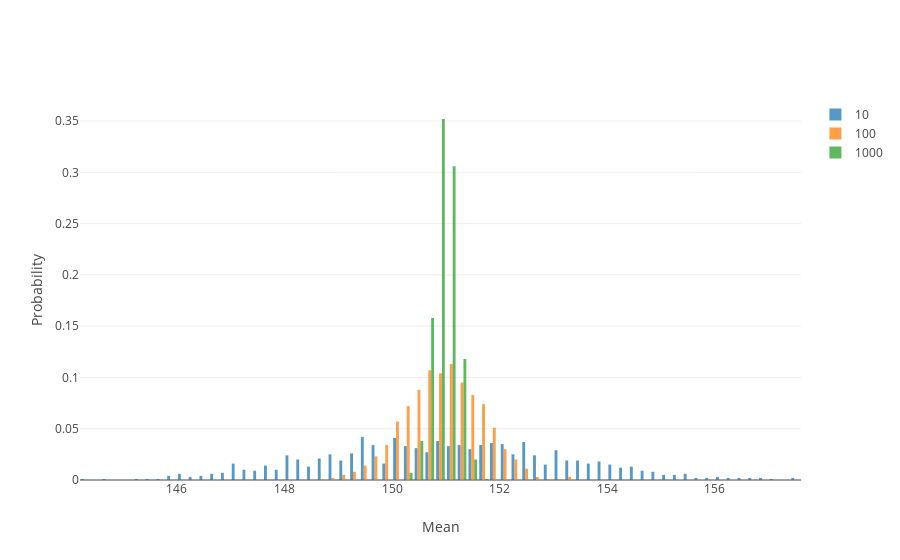

Notebook code cell kept with this figure:
### Code cell
trace1 = go.Histogram(
    x=means_of_10,
    opacity=0.75,
    histnorm="probability",
    name="10"
)

trace2 = go.Histogram(
    x=means_of_100,
    opacity=0.75,
    histnorm="probability",
    name="100"
)

trace3 = go.Histogram(
    x=means_of_1000,
    opacity=0.75,
    histnorm="probability",
    name="1000"
)

layout = go.Layout(
    xaxis=dict(title="Mean"),
    yaxis=dict(title="Probability")
)

data = [trace1, trace2, trace3]
fig = go.Figure(data = data, layout = layout)
iplot(fig)

### Figure 1 — Plotly figure (JSON) as saved in the notebook; plotly's stock layout.template omitted (floating-point values rounded to 4 significant figures; data arrays with more than 128 entries replaced by an {"elided": "..."} marker saying what was removed)
{"data": [{"histnorm": "probability", "name": "10", "opacity": 0.75, "type": "histogram", "uid": "18a4d2ba-cae7-11e8-86e9-f0189801d286", "x": {"elided": "1000 float values"}}, {"histnorm": "probability", "name": "100", "opacity": 0.75, "type": "histogram", "uid": "18a4d4c2-cae7-11e8-9342-f0189801d286", "x": {"elided": "1000 float values"}}, {"histnorm": "probability", "name": "1000", "opacity": 0.75, "type": "histogram", "uid": "18a4d576-cae7-11e8-a5be-f0189801d286", "x": {"elided": "1000 float values"}}], "layout": {"xaxis": {"title": "Mean"}, "yaxis": {"title": "Probability"}}}
